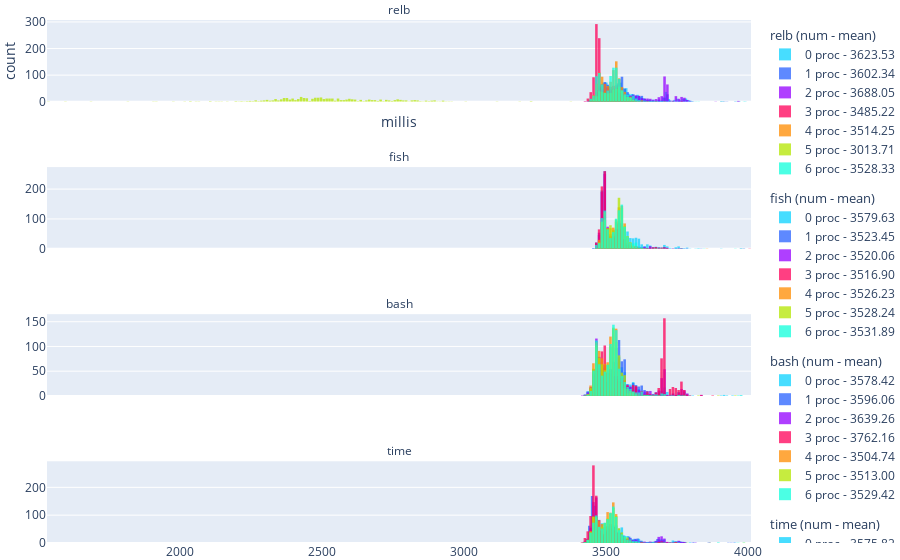

Here is the notebook cell this chart was saved with:
### Code cell
fig = make_subplots(rows=4, subplot_titles=labels, shared_xaxes=True)
fig.update_layout(font=dict(
        size=12
    ),
    margin=go.layout.Margin(
        l=0, #left margin
        r=0, #right margin
        b=0, #bottom margin
        t=20, #top margin
    ))
quadro_plot(fig, observed_times, labels, "obs")
fig.update_annotations(font_size=12)
fig.write_image("plot7.pdf", scale = 1.0, width = 550, height = 680)
fig.show()

### Figure 1 — Plotly figure (JSON) as saved in the notebook; plotly's stock layout.template omitted (floating-point values rounded to 4 significant figures; data arrays with more than 128 entries replaced by an {"elided": "..."} marker saying what was removed)
{"data": [{"legendgroup": "0", "legendgrouptitle": {"text": "relb (num - mean)"}, "marker": {"color": "#0ad2ff"}, "name": "0 proc - 3623.53", "opacity": 0.75, "type": "histogram", "x": {"elided": "1000 float values"}, "xaxis": "x", "xbins": {"end": 4000, "size": 10}, "yaxis": "y"}, {"legendgroup": "0", "legendgrouptitle": {"text": "relb (num - mean)"}, "marker": {"color": "#2962ff"}, "name": "1 proc - 3602.34", "opacity": 0.75, "type": "histogram", "x": {"elided": "1000 float values"}, "xaxis": "x", "xbins": {"end": 4000, "size": 10}, "yaxis": "y"}, {"legendgroup": "0", "legendgrouptitle": {"text": "relb (num - mean)"}, "marker": {"color": "#9500ff"}, "name": "2 proc - 3688.05", "opacity": 0.75, "type": "histogram", "x": {"elided": "1000 float values"}, "xaxis": "x", "xbins": {"end": 4000, "size": 10}, "yaxis": "y"}, {"legendgroup": "0", "legendgrouptitle": {"text": "relb (num - mean)"}, "marker": {"color": "#ff0059"}, "name": "3 proc - 3485.22", "opacity": 0.75, "type": "histogram", "x": {"elided": "1000 float values"}, "xaxis": "x", "xbins": {"end": 4000, "size": 10}, "yaxis": "y"}, {"legendgroup": "0", "legendgrouptitle": {"text": "relb (num - mean)"}, "marker": {"color": "#ff8c00"}, "name": "4 proc - 3514.25", "opacity": 0.75, "type": "histogram", "x": {"elided": "1000 float values"}, "xaxis": "x", "xbins": {"end": 4000, "size": 10}, "yaxis": "y"}, {"legendgroup": "0", "legendgrouptitle": {"text": "relb (num - mean)"}, "marker": {"color": "#b4e600"}, "name": "5 proc - 3013.71", "opacity": 0.75, "type": "histogram", "x": {"elided": "1000 float values"}, "xaxis": "x", "xbins": {"end": 4000, "size": 10}, "yaxis": "y"}, {"legendgroup": "0", "legendgrouptitle": {"text": "relb (num - mean)"}, "marker": {"color": "#0fffdb"}, "name": "6 proc - 3528.33", "opacity": 0.75, "type": "histogram", "x": {"elided": "1000 float values"}, "xaxis": "x", "xbins": {"end": 4000, "size": 10}, "yaxis": "y"}, {"legendgroup": "1", "legendgrouptitle": {"text": "fish (num - mean)"}, "marker": {"color": "#0ad2ff"}, "name": "0 proc - 3579.63", "opacity": 0.75, "type": "histogram", "x": {"elided": "1000 int values"}, "xaxis": "x2", "xbins": {"end": 4000, "size": 10}, "yaxis": "y2"}, {"legendgroup": "1", "legendgrouptitle": {"text": "fish (num - mean)"}, "marker": {"color": "#2962ff"}, "name": "1 proc - 3523.45", "opacity": 0.75, "type": "histogram", "x": {"elided": "1000 int values"}, "xaxis": "x2", "xbins": {"end": 4000, "size": 10}, "yaxis": "y2"}, {"legendgroup": "1", "legendgrouptitle": {"text": "fish (num - mean)"}, "marker": {"color": "#9500ff"}, "name": "2 proc - 3520.06", "opacity": 0.75, "type": "histogram", "x": {"elided": "1000 int values"}, "xaxis": "x2", "xbins": {"end": 4000, "size": 10}, "yaxis": "y2"}, {"legendgroup": "1", "legendgrouptitle": {"text": "fish (num - mean)"}, "marker": {"color": "#ff0059"}, "name": "3 proc - 3516.90", "opacity": 0.75, "type": "histogram", "x": {"elided": "1000 int values"}, "xaxis": "x2", "xbins": {"end": 4000, "size": 10}, "yaxis": "y2"}, {"legendgroup": "1", "legendgrouptitle": {"text": "fish (num - mean)"}, "marker": {"color": "#ff8c00"}, "name": "4 proc - 3526.23", "opacity": 0.75, "type": "histogram", "x": {"elided": "1000 int values"}, "xaxis": "x2", "xbins": {"end": 4000, "size": 10}, "yaxis": "y2"}, {"legendgroup": "1", "legendgrouptitle": {"text": "fish (num - mean)"}, "marker": {"color": "#b4e600"}, "name": "5 proc - 3528.24", "opacity": 0.75, "type": "histogram", "x": {"elided": "1000 int values"}, "xaxis": "x2", "xbins": {"end": 4000, "size": 10}, "yaxis": "y2"}, {"legendgroup": "1", "legendgrouptitle": {"text": "fish (num - mean)"}, "marker": {"color": "#0fffdb"}, "name": "6 proc - 3531.89", "opacity": 0.75, "type": "histogram", "x": {"elided": "1000 int values"}, "xaxis": "x2", "xbins": {"end": 4000, "size": 10}, "yaxis": "y2"}, {"legendgroup": "2", "legendgrouptitle": {"text": "bash (num - mean)"}, "marker": {"color": "#0ad2ff"}, "name": "0 proc - 3578.42", "opacity": 0.75, "type": "histogram", "x": {"elided": "1000 int values"}, "xaxis": "x3", "xbins": {"end": 4000, "size": 10}, "yaxis": "y3"}, {"legendgroup": "2", "legendgrouptitle": {"text": "bash (num - mean)"}, "marker": {"color": "#2962ff"}, "name": "1 proc - 3596.06", "opacity": 0.75, "type": "histogram", "x": {"elided": "1000 int values"}, "xaxis": "x3", "xbins": {"end": 4000, "size": 10}, "yaxis": "y3"}, {"legendgroup": "2", "legendgrouptitle": {"text": "bash (num - mean)"}, "marker": {"color": "#9500ff"}, "name": "2 proc - 3639.26", "opacity": 0.75, "type": "histogram", "x": {"elided": "1000 float values"}, "xaxis": "x3", "xbins": {"end": 4000, "size": 10}, "yaxis": "y3"}, {"legendgroup": "2", "legendgrouptitle": {"text": "bash (num - mean)"}, "marker": {"color": "#ff0059"}, "name": "3 proc - 3762.16", "opacity": 0.75, "type": "histogram", "x": {"elided": "1000 int values"}, "xaxis": "x3", "xbins": {"end": 4000, "size": 10}, "yaxis": "y3"}, {"legendgroup": "2", "legendgrouptitle": {"text": "bash (num - mean)"}, "marker": {"color": "#ff8c00"}, "name": "4 proc - 3504.74", "opacity": 0.75, "type": "histogram", "x": {"elided": "1000 int values"}, "xaxis": "x3", "xbins": {"end": 4000, "size": 10}, "yaxis": "y3"}, {"legendgroup": "2", "legendgrouptitle": {"text": "bash (num - mean)"}, "marker": {"color": "#b4e600"}, "name": "5 proc - 3513.00", "opacity": 0.75, "type": "histogram", "x": {"elided": "1000 int values"}, "xaxis": "x3", "xbins": {"end": 4000, "size": 10}, "yaxis": "y3"}, {"legendgroup": "2", "legendgrouptitle": {"text": "bash (num - mean)"}, "marker": {"color": "#0fffdb"}, "name": "6 proc - 3529.42", "opacity": 0.75, "type": "histogram", "x": {"elided": "1000 float values"}, "xaxis": "x3", "xbins": {"end": 4000, "size": 10}, "yaxis": "y3"}, {"legendgroup": "3", "legendgrouptitle": {"text": "time (num - mean)"}, "marker": {"color": "#0ad2ff"}, "name": "0 proc - 3575.82", "opacity": 0.75, "type": "histogram", "x": {"elided": "1000 int values"}, "xaxis": "x4", "xbins": {"end": 4000, "size": 10}, "yaxis": "y4"}, {"legendgroup": "3", "legendgrouptitle": {"text": "time (num - mean)"}, "marker": {"color": "#2962ff"}, "name": "1 proc - 3558.12", "opacity": 0.75, "type": "histogram", "x": {"elided": "1000 float values"}, "xaxis": "x4", "xbins": {"end": 4000, "size": 10}, "yaxis": "y4"}, {"legendgroup": "3", "legendgrouptitle": {"text": "time (num - mean)"}, "marker": {"color": "#9500ff"}, "name": "2 proc - 3553.40", "opacity": 0.75, "type": "histogram", "x": {"elided": "1000 int values"}, "xaxis": "x4", "xbins": {"end": 4000, "size": 10}, "yaxis": "y4"}, {"legendgroup": "3", "legendgrouptitle": {"text": "time (num - mean)"}, "marker": {"color": "#ff0059"}, "name": "3 proc - 3496.39", "opacity": 0.75, "type": "histogram", "x": {"elided": "1000 int values"}, "xaxis": "x4", "xbins": {"end": 4000, "size": 10}, "yaxis": "y4"}, {"legendgroup": "3", "legendgrouptitle": {"text": "time (num - mean)"}, "marker": {"color": "#ff8c00"}, "name": "4 proc - 3494.98", "opacity": 0.75, "type": "histogram", "x": {"elided": "1000 int values"}, "xaxis": "x4", "xbins": {"end": 4000, "size": 10}, "yaxis": "y4"}, {"legendgroup": "3", "legendgrouptitle": {"text": "time (num - mean)"}, "marker": {"color": "#b4e600"}, "name": "5 proc - 3500.47", "opacity": 0.75, "type": "histogram", "x": {"elided": "1000 int values"}, "xaxis": "x4", "xbins": {"end": 4000, "size": 10}, "yaxis": "y4"}, {"legendgroup": "3", "legendgrouptitle": {"text": "time (num - mean)"}, "marker": {"color": "#0fffdb"}, "name": "6 proc - 3509.89", "opacity": 0.75, "type": "histogram", "x": {"elided": "1000 int values"}, "xaxis": "x4", "xbins": {"end": 4000, "size": 10}, "yaxis": "y4"}], "layout": {"annotations": [{"font": {"size": 12}, "showarrow": false, "text": "relb", "x": 0.5, "xanchor": "center", "xref": "paper", "y": 1, "yanchor": "bottom", "yref": "paper"}, {"font": {"size": 12}, "showarrow": false, "text": "fish", "x": 0.5, "xanchor": "center", "xref": "paper", "y": 0.7188, "yanchor": "bottom", "yref": "paper"}, {"font": {"size": 12}, "showarrow": false, "text": "bash", "x": 0.5, "xanchor": "center", "xref": "paper", "y": 0.4375, "yanchor": "bottom", "yref": "paper"}, {"font": {"size": 12}, "showarrow": false, "text": "time", "x": 0.5, "xanchor": "center", "xref": "paper", "y": 0.1562, "yanchor": "bottom", "yref": "paper"}], "bargap": 0.1, "barmode": "overlay", "font": {"size": 12}, "margin": {"b": 0, "l": 0, "r": 0, "t": 20}, "xaxis": {"anchor": "y", "domain": [0, 1], "matches": "x4", "showticklabels": false, "title": {"text": "millis"}}, "xaxis2": {"anchor": "y2", "domain": [0, 1], "matches": "x4", "showticklabels": false}, "xaxis3": {"anchor": "y3", "domain": [0, 1], "matches": "x4", "showticklabels": false}, "xaxis4": {"anchor": "y4", "domain": [0, 1]}, "yaxis": {"anchor": "x", "domain": [0.8438, 1], "title": {"text": "count"}}, "yaxis2": {"anchor": "x2", "domain": [0.5625, 0.7188]}, "yaxis3": {"anchor": "x3", "domain": [0.2812, 0.4375]}, "yaxis4": {"anchor": "x4", "domain": [0, 0.1562]}}}
